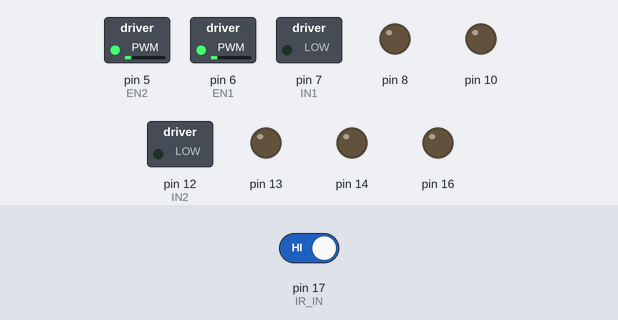
Bench run of a sketch on a simulated Arduino Uno, built with avr-gcc and run on an emulated ATmega328P. Parts: switched loads named in the sketch (green lamp = pin HIGH), output pins drawn as LEDs (lit = HIGH). Inputs (shaded band) come from the test bench; at power-on: pin 17 (IR_IN) HIGH.

Above: at 1.2 s.
1.3 s: pin 17 (IR_IN) driven LOW
At 2.5 s:
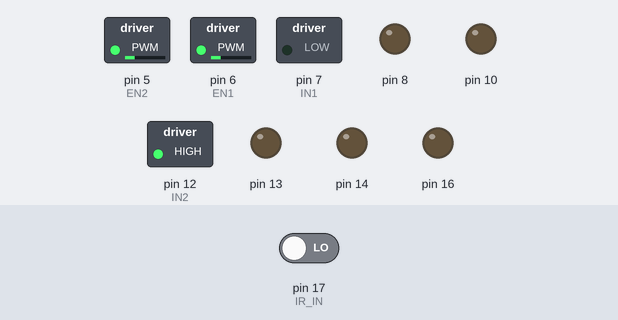
At 5.1 s:
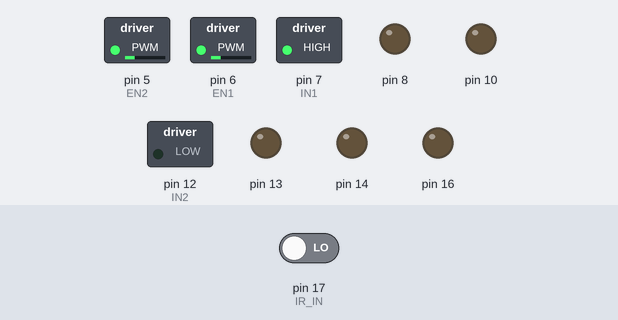
Timing chart, 0 to 13.3 s (numbered marks = the images above; inputs shaded):
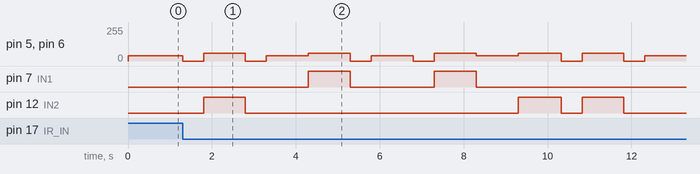

Measured:
- after the input at 1.3 s, pin 5 (EN2), pin 6 (EN1): 40/255 → 0/255 at once, → 60/255 0.50 s later, → 0/255 1.0 s later, → 40/255 0.50 s later, … (15 changes in this stretch)

The sketch:

obstcle_avoidance.ino
```cpp
#define EN1 6//
#define IN1 7//
#define EN2 5//
#define IN2 12//
#define Forward 0//
#define Back 1//

#define IR_IN  17//
#define L_IR 13//
#define R_IR 8//


//
void Motor(int M1_DIR,int M1_EN,int M2_DIR,int M2_EN)
{
  //////////M1////////////////////////
  if(M1_DIR==Forward)  digitalWrite(IN1,Forward); else digitalWrite(IN1,Back);
  if(M1_EN==0)       analogWrite(EN1,LOW);  else analogWrite(EN1,M1_EN);
  ///////////M2//////////////////////
  if(M2_DIR==Forward) digitalWrite(IN2,Forward);  else digitalWrite(IN2,Back);
  if(M2_EN==0)     analogWrite(EN2,LOW);    else analogWrite(EN2,M2_EN);
}


void turn_right()
{
  Serial.println("yes its left");
    Motor(Forward,60,Back,60);//turn right
    delay(1000);

  }

void turn_left()
{
  Serial.println("yes its left");
    Motor(Back,60,Forward,60);//turn right
    delay(1000);

  }
  void go_forward()
{
  Serial.println("yes its left");
    Motor(Forward,40,Forward,40);//turn right
    delay(1000);

  }
  void stop_a()
  {
    Motor(Forward,0,Forward,0);
    delay(500);
    }

void Obstacle_Avoidance()
{
  stop_a();
  turn_right();
  stop_a();
  go_forward();
  turn_left();
  stop_a();
  go_forward();
  stop_a();
  turn_left();
  go_forward();
  turn_right();
  }

void setup()
{
  pinMode(5,OUTPUT);
  pinMode(6,OUTPUT);
  pinMode(7,OUTPUT);
  pinMode(12,OUTPUT);

  pinMode(8,OUTPUT);
  pinMode(10,OUTPUT);
  pinMode(13,OUTPUT);
  pinMode(14,OUTPUT);
  pinMode(16,OUTPUT);
  pinMode(17,INPUT);

}

void loop()
{
  int l1=digitalRead(IR_IN);
  Serial.print(l1);
  Serial.println("bo");
Motor(Forward,40,Forward,40);
    if (l1==0)
    {
      //obscle detected
      Obstacle_Avoidance();
      delay(20);
      }
}
```
